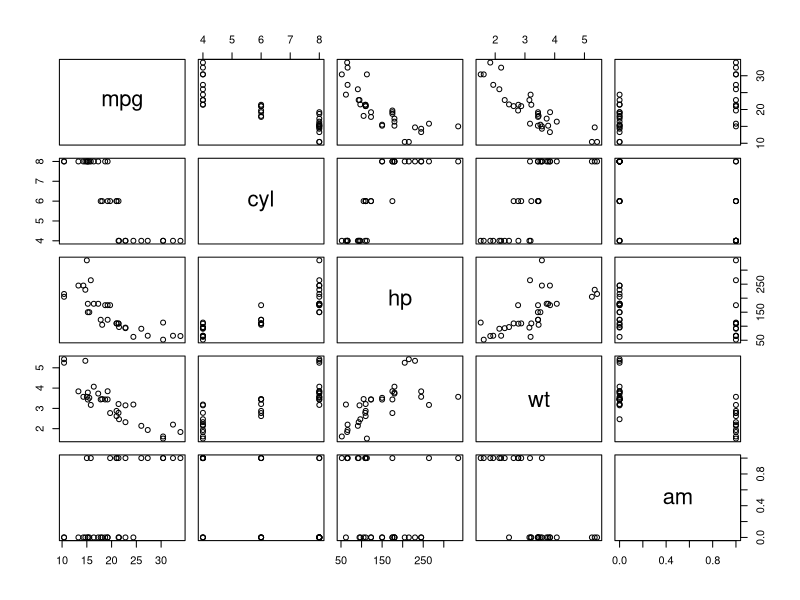

R code for this plot:
## ---- chunk 1
knitr::opts_chunk$set(echo = FALSE)
## ---- chunk 2
library(datasets)
data(mtcars)
str(mtcars[,c(1:2,4,6,9)])
## ---- chunk 3
plot(mtcars[,c(1:2,4,6,9)])

